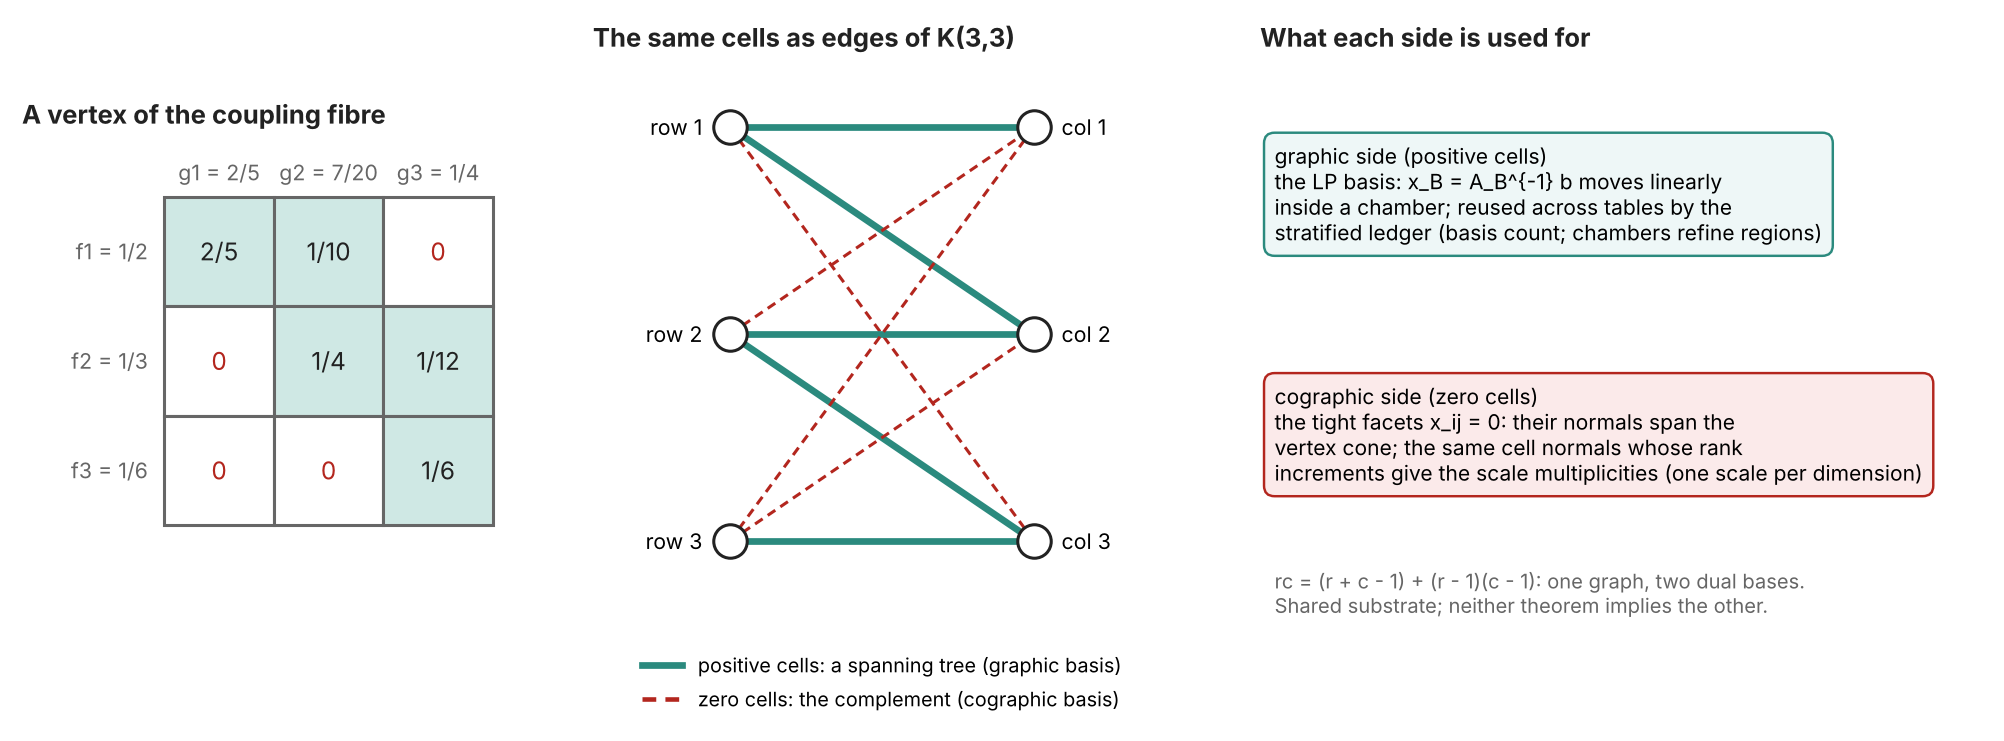

Generate this figure with Python:
"""The central dual-matroid diagram (sec:credalshape, lem:cographic). One nondegenerate 3 x 3 vertex, computed exactly: margins
f = (1/2, 1/3, 1/6), g = (2/5, 7/20, 1/4), maximising a fixed linear objective. Left: the table, positive cells (the basis) shaded.
Middle: the same cells as edges of K_{3,3}; the positive cells form a spanning tree (graphic matroid basis), the zero cells its
complement (cographic basis). Right: what each side is used for."""
import os
from fractions import Fraction as Fr
import numpy as np
import matplotlib; matplotlib.use("Agg")
import matplotlib.pyplot as plt
from scipy.optimize import linprog
HERE = os.path.dirname(os.path.abspath(__file__))
f = [Fr(1, 2), Fr(1, 3), Fr(1, 6)]; g = [Fr(2, 5), Fr(7, 20), Fr(1, 4)]; cells = [(i, j) for i in range(3) for j in range(3)]
A = np.array([[1 if c[0] == i else 0 for c in cells] for i in range(3)] + [[1 if c[1] == j else 0 for c in cells] for j in range(3)], float)
w = np.array([3, 1, 0, 0, 2, 1, 1, 0, 2], float); x = linprog(-w, A_eq=A, b_eq=[float(v) for v in f + g], bounds=[(0, None)] * 9, method="highs").x
pos = [k for k in range(9) if x[k] > 1e-10]; assert len(pos) == 5
INK, MUTED, TEAL, RED = "#222222", "#666666", "#2b8a7e", "#b3261e"
fig, axs = plt.subplots(1, 3, figsize=(11.5, 3.3), gridspec_kw=dict(width_ratios=[1, 1.2, 1.5], wspace=0.15))
ax = axs[0]
for k, (i, j) in enumerate(cells):
    ax.add_patch(plt.Rectangle((j, 2 - i), 1, 1, fc="#cfe8e4" if k in pos else "white", ec=MUTED))
    ax.text(j + 0.5, 2.5 - i, f"{Fr(x[k]).limit_denominator(1000)}" if k in pos else "0", ha="center", va="center", fontsize=8, color=INK if k in pos else RED)
for i in range(3): ax.text(-0.15, 2.5 - i, f"f{i+1} = {f[i]}", ha="right", va="center", fontsize=7, color=MUTED)
for j in range(3): ax.text(j + 0.5, 3.15, f"g{j+1} = {g[j]}", ha="center", fontsize=7, color=MUTED)
ax.set_xlim(-1.3, 3.1); ax.set_ylim(-0.2, 3.5); ax.set_aspect("equal"); ax.axis("off")
ax.set_title("A vertex of the coupling fibre", loc="left", fontsize=8.4, fontweight="bold", color=INK)
ax = axs[1]; R = {i: (0, 2 - i) for i in range(3)}; C = {j: (2, 2 - j) for j in range(3)}
for k, (i, j) in enumerate(cells):
    (x0, y0), (x1, y1) = R[i], C[j]
    ax.plot([x0, x1], [y0, y1], color=TEAL if k in pos else RED, lw=2.2 if k in pos else 1.0, ls="-" if k in pos else (0, (3, 2)))
for i in range(3): ax.scatter(*R[i], s=120, color="white", ec=INK, zorder=3); ax.text(R[i][0] - 0.18, R[i][1], f"row {i+1}", ha="right", va="center", fontsize=7)
for j in range(3): ax.scatter(*C[j], s=120, color="white", ec=INK, zorder=3); ax.text(C[j][0] + 0.18, C[j][1], f"col {j+1}", ha="left", va="center", fontsize=7)
ax.plot([], [], color=TEAL, lw=2.2, label="positive cells: a spanning tree (graphic basis)"); ax.plot([], [], color=RED, ls=(0, (3, 2)), label="zero cells: the complement (cographic basis)")
ax.legend(frameon=False, fontsize=6.5, loc="upper center", bbox_to_anchor=(0.5, -0.02)); ax.set_xlim(-0.9, 2.9); ax.set_ylim(-0.4, 2.3); ax.axis("off")
ax.set_title("The same cells as edges of K(3,3)", loc="left", fontsize=8.4, fontweight="bold", color=INK)
ax = axs[2]; ax.axis("off")
box = dict(boxstyle="round,pad=0.5", fc="#eef7f7", ec=TEAL, lw=0.8); box2 = dict(boxstyle="round,pad=0.5", fc="#fbeaea", ec=RED, lw=0.8)
ax.text(0.02, 0.86, "graphic side (positive cells)\nthe LP basis: x_B = A_B^{-1} b moves linearly\ninside a chamber; reused across tables by the\nstratified ledger (basis count; chambers refine regions)", fontsize=6.9, va="top", bbox=box, transform=ax.transAxes)
ax.text(0.02, 0.43, "cographic side (zero cells)\nthe tight facets x_ij = 0: their normals span the\nvertex cone; the same cell normals whose rank\nincrements give the scale multiplicities (one scale per dimension)", fontsize=6.9, va="top", bbox=box2, transform=ax.transAxes)
ax.text(0.02, 0.02, "rc = (r + c - 1) + (r - 1)(c - 1): one graph, two dual bases.\nShared substrate; neither theorem implies the other.", fontsize=6.6, color=MUTED, transform=ax.transAxes)
ax.set_title("What each side is used for", loc="left", fontsize=8.4, fontweight="bold", color=INK)
fig.savefig(os.path.join(HERE, "fig_dualmatroid.png"), dpi=220, bbox_inches="tight"); print("ok", pos)
